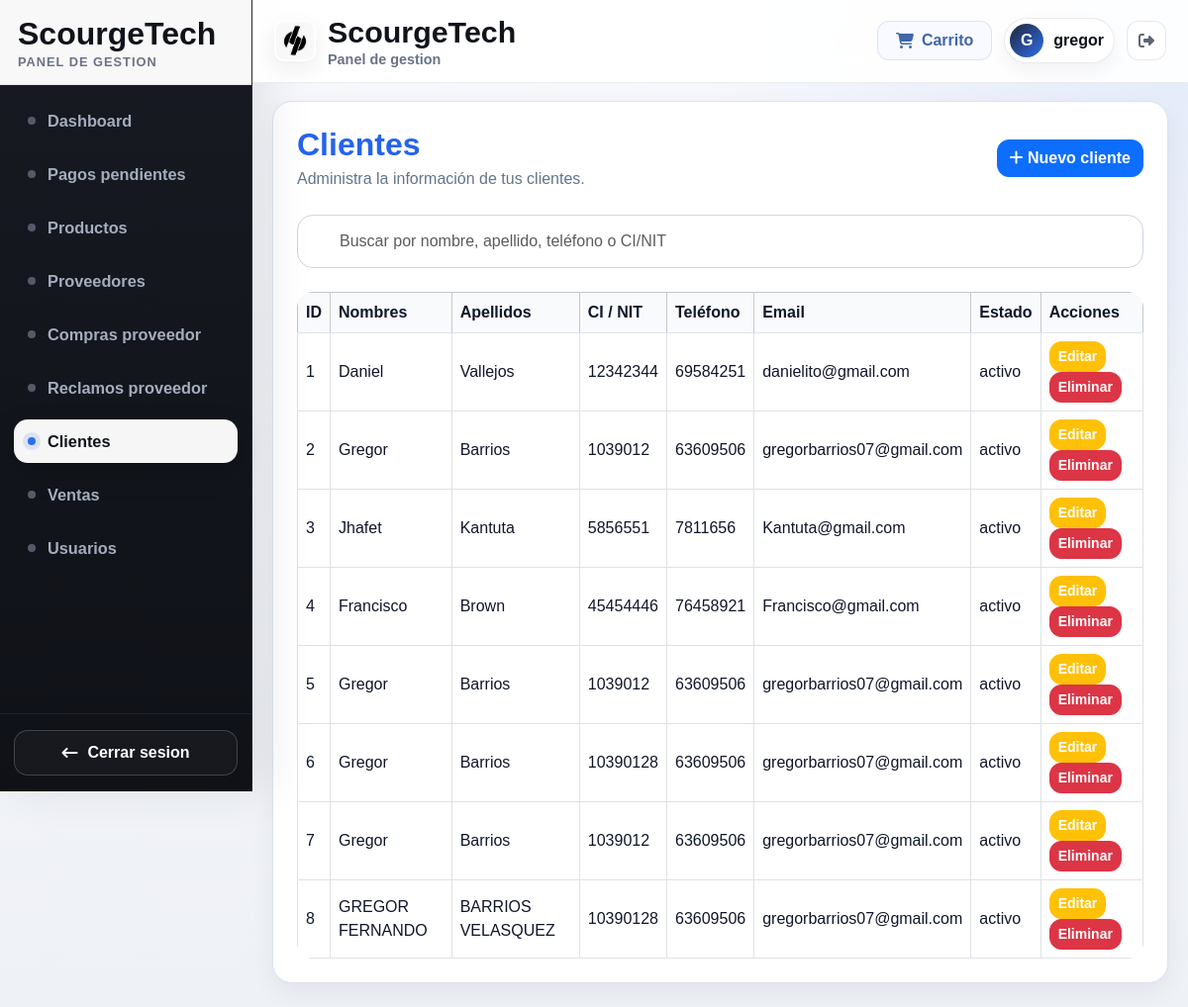
Before: /tienda/clientes/ (signed in) with the older database file.
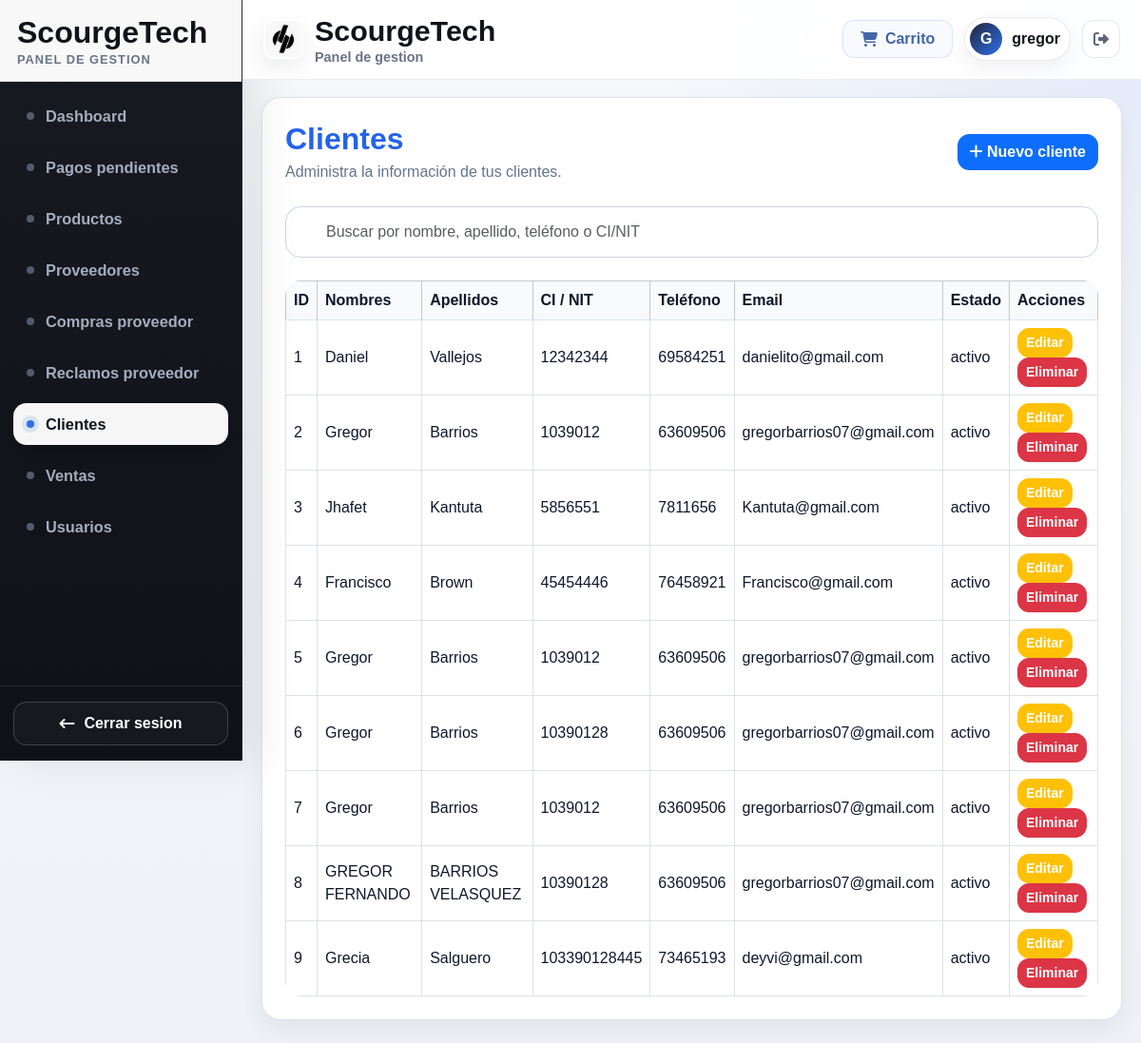
After: the same page with the newer database file.
### tienda/models.py (models this page shows, shortened)
class Cliente(models.Model):
    user = models.OneToOneField(User, on_delete=models.SET_NULL, null=True, blank=True)
    nombres = models.CharField(max_length=100)
    apellidos = models.CharField(max_length=100)
    ci_nit = models.CharField(max_length=30)
    telefono = models.CharField(max_length=30)
    email = models.EmailField(blank=True)
    direccion = models.TextField(blank=True)
    estado = models.CharField(max_length=20, default='activo')

### tienda/views.py (the view, shortened to what this page needs)
# urls.py: path('clientes/', views.clientes_list, name='clientes_list'),
@login_required
@user_passes_test(es_staff_o_superuser)
def clientes_list(request):
    q = request.GET.get('q', '').strip()
    clientes = Cliente.objects.all().order_by('id')
    if request.headers.get('x-requested-with') == 'XMLHttpRequest':
        return render(request, 'tienda/partials/clientes_table.html', {
            'clientes': clientes
        })
    return render(request, 'tienda/clientes_list.html', {
        'clientes': clientes,
        'q': q,
    })

### tienda/context_processors.py (called while the page is built, shortened)
def notificacion_pago_cliente(request):
    if not request.user.is_authenticated:
        return {'notificacion_pago_cliente': None}
    venta = (
        Venta.objects
        .select_related('cliente')
        .filter(
            cliente__user=request.user,
            estado_pago__in=['pagado', 'rechazado'],
            notificacion_cliente_vista=False
        )
        .order_by('-fecha')
        .first()
    )
    return {'notificacion_pago_cliente': venta}

def storefront_categories(request):
    current_name = getattr(getattr(request, 'resolver_match', None), 'url_name', '')
    storefront_names = {
        'catalogo_cliente',
        'detalle_producto_cliente',
        'carrito',
        'checkout',
        'factura_view',
    }
    if current_name not in storefront_names:
        return {'storefront_categories': []}

### tienda/views.py (called while the page is built)
def es_staff_o_superuser(user):
    return user.is_authenticated and (
        user.is_staff or user.is_superuser or (hasattr(user, 'perfil') and getattr(user.perfil, 'rol', None) == 'superuser')
    )

### templates/tienda/clientes_list.html (shortened to what this page needs)
{% extends 'base.html' %}
{% block content %}
<div class="page-card">
    <div class="d-flex justify-content-between align-items-center flex-wrap gap-3 mb-4">
        <div>
            <h2 class="section-title mb-1">Clientes</h2>
            <p class="section-subtitle mb-0">Administra la información de tus clientes.</p>
        </div>
        {% if user.is_superuser %}
        <a href="{% url 'cliente_create' %}" class="btn btn-primary">
            <i class="fa-solid fa-plus"></i> Nuevo cliente
        </a>
        {% endif %}
    </div>
    <form method="get" class="mb-4">
        <input
            type="text"
            name="q"
            id="clientes-search"
            value="{{ q }}"
            placeholder="Buscar por nombre, apellido, teléfono o CI/NIT"
            class="form-control"
            autocomplete="off"
        >
    </form>
    <div id="clientes-table-wrapper">
        {% include 'tienda/partials/clientes_table.html' %}
    </div>
</div>
{% endblock %}

### templates/tienda/partials/clientes_table.html
<div class="table-responsive">
    <table class="table table-bordered table-hover bg-white">
        <thead class="table-light">
            <tr>
                <th>ID</th>
                <th>Nombres</th>
                <th>Apellidos</th>
                <th>CI / NIT</th>
                <th>Teléfono</th>
                <th>Email</th>
                <th>Estado</th>
                {% if user.is_superuser %}
                <th>Acciones</th>
                {% endif %}
            </tr>
        </thead>
        <tbody>
            {% for cliente in clientes %}
            <tr>
                <td>{{ cliente.id }}</td>
                <td>{{ cliente.nombres }}</td>
                <td>{{ cliente.apellidos }}</td>
                <td>{{ cliente.ci_nit }}</td>
                <td>{{ cliente.telefono }}</td>
                <td>{{ cliente.email }}</td>
                <td>{{ cliente.estado }}</td>
                {% if user.is_superuser %}
                <td>
                    <a href="{% url 'cliente_update' cliente.pk %}" class="btn btn-sm btn-warning text-white">Editar</a>
                    <a href="{% url 'cliente_delete' cliente.pk %}" class="btn btn-sm btn-danger">Eliminar</a>
                </td>
                {% endif %}
            </tr>
            {% empty %}
            <tr>
                <td colspan="{% if user.is_superuser %}8{% else %}7{% endif %}" class="text-center">No hay clientes registrados.</td>
            </tr>
            {% endfor %}
        </tbody>
    </table>
</div>

Changed rows visible on the page:
added Cliente: id "9", nombres "Grecia", apellidos "Salguero", ci_nit "103390128445", telefono "73465193", email "deyvi@gmail.com", estado "activo"
